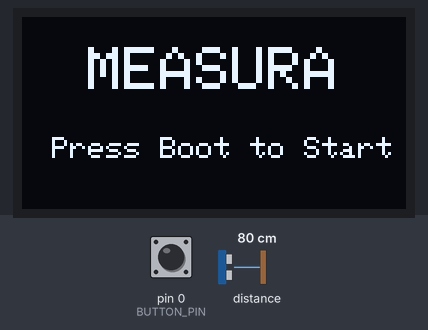
Recording of a sketch running on a simulated Arduino Uno, built with avr-gcc and run on an emulated ATmega328P. On the bench: 128×64 one-colour display. The inputs (shaded band) are chosen by the test bench; at power-on: pin 0 (BUTTON_PIN) HIGH, distance to the obstacle 80 cm.

Above: at 1.2 s.
1.3 s: pin 0 (BUTTON_PIN) pulled LOW for 0.15 s
At 2.4 s:
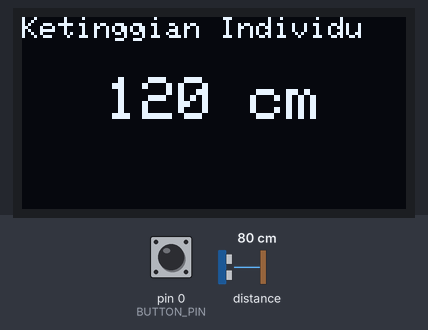
Timing chart, 0 to 4.3 s (numbered marks = the images above; inputs shaded):
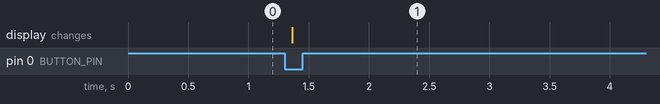

The sketch:

Measura.ino.ino
```cpp
#include <Wire.h>
#include <Adafruit_GFX.h>
#include <Adafruit_SSD1306.h>
#include <Adafruit_VL53L0X.h>

#define SCREEN_WIDTH 128
#define SCREEN_HEIGHT 64
#define BUTTON_PIN 0

Adafruit_SSD1306 display(SCREEN_WIDTH, SCREEN_HEIGHT, &Wire, -1);
Adafruit_VL53L0X sensor = Adafruit_VL53L0X();

void setup() {
  pinMode(BUTTON_PIN, INPUT_PULLUP);

  // Inisialisasi OLED
  if (!display.begin(SSD1306_SWITCHCAPVCC, 0x3C)) {  // Gunakan alamat I2C 0x3C
    while (true); // Jika OLED gagal, berhenti di sini
  }
  display.clearDisplay();

  // Teks "MEASURA" - Pusatkan teks di tengah
  display.setTextSize(2); // Saiz besar
  display.setTextColor(SSD1306_WHITE);
  int16_t x1, y1;
  uint16_t width1, height1;
  display.getTextBounds("MEASURA", 0, 0, &x1, &y1, &width1, &height1);
  int xCenter = (SCREEN_WIDTH - width1) / 2;
  display.setCursor(xCenter, 10);
  display.println("MEASURA");

  // Teks "Press Boot to Start"
  display.setTextSize(1); // Saiz kecil
  display.setCursor(10, 40); // Pastikan teks tidak melebihi ruang
  display.println("Press Boot to Start");

  display.display();

  // Inisialisasi sensor
  if (!sensor.begin()) {
    while (true); // Jika sensor gagal, berhenti di sini
  }
  sensor.setMeasurementTimingBudgetMicroSeconds(200000); // Betulkan fungsi penetapan masa pengukuran
}

void loop() {
  // Tunggu sehingga butang ditekan
  if (digitalRead(BUTTON_PIN) == LOW) {
    display.clearDisplay();

    // Teks "Ketinggian Individu" di atas ketinggian
    display.setTextSize(1);
    display.setCursor(0, 0);
    display.println("Ketinggian Individu");

    // Ambil bacaan dari sensor
    uint16_t distance_mm = sensor.readRange(); // Betulkan fungsi bacaan jarak
    int distance_cm = distance_mm / 10;
    int height_cm = 200 - distance_cm;

    // Paparkan ketinggian pada OLED
    display.setTextSize(2);
    int16_t x2, y2;
    uint16_t width2, height2;
    String heightText = String(height_cm) + " cm";
    display.getTextBounds(heightText.c_str(), 0, 0, &x2, &y2, &width2, &height2);
    int xCenterHeight = (SCREEN_WIDTH - width2) / 2;
    display.setCursor(xCenterHeight, 20); // Sesuaikan kedudukan supaya tidak bertindih
    display.println(heightText);

    display.display();
    delay(1000); // Tunggu sebelum bacaan seterusnya
  }
}
```

Measured:
- after the input at 1.3 s, the display: changes after 0.06 s (image 1)
